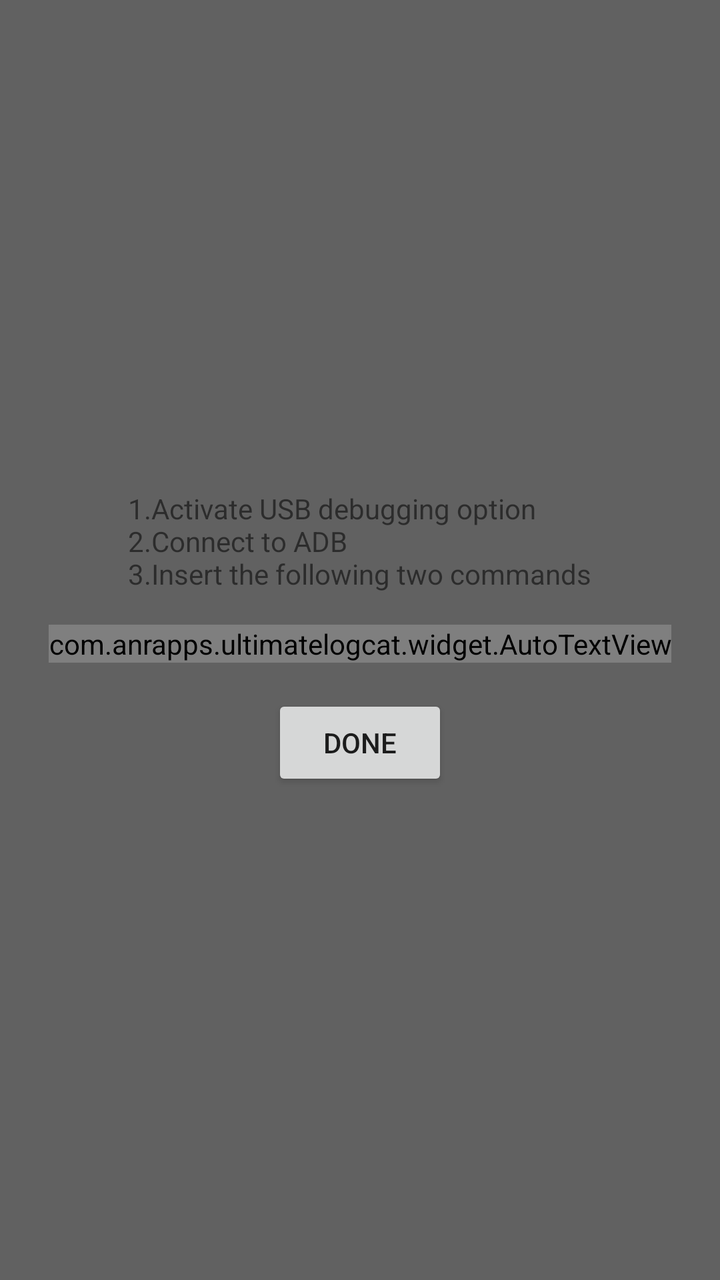
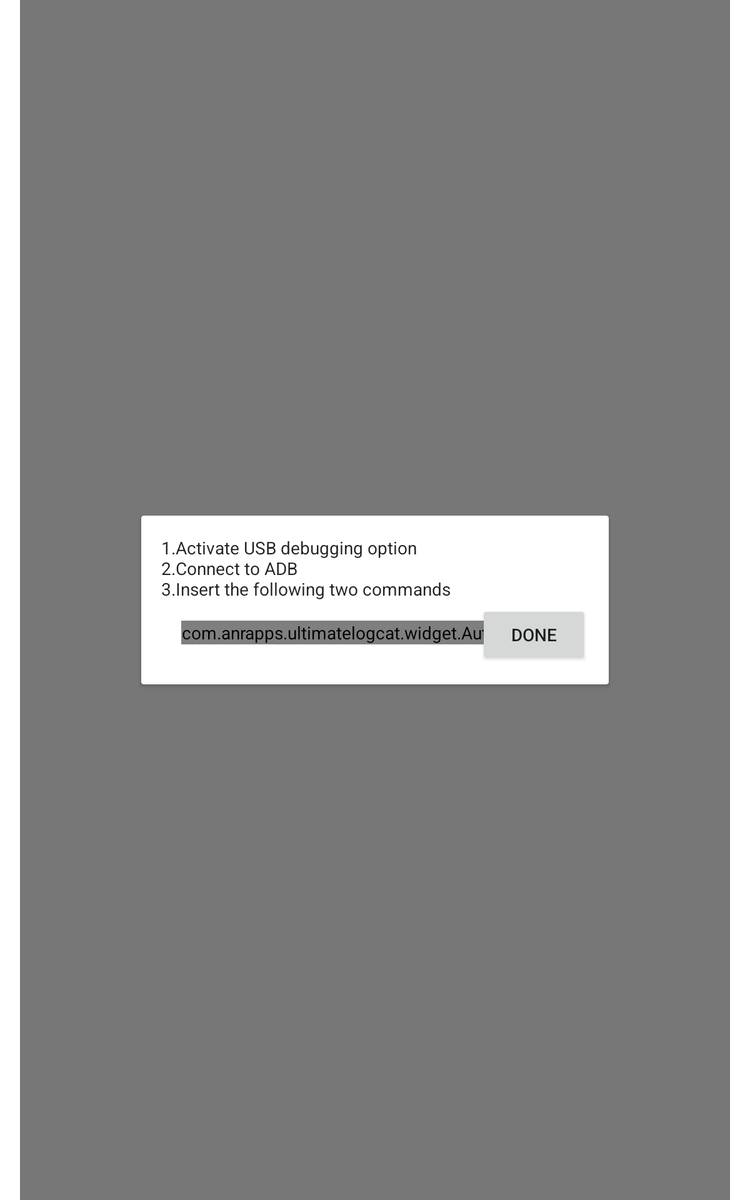

Two renders of one Android screen. The first uses the default layout on a phone; the second uses the alternative layout the repository ships for a different screen configuration, on a matching device. The two XML files are below.
<!-- AndroidManifest.xml: application theme AppTheme -->
<!-- res/layout/fragment_wizard.xml -->
<?xml version="1.0" encoding="utf-8"?>
<LinearLayout
	xmlns:android="http://schemas.android.com/apk/res/android"
	android:layout_width="fill_parent"
	android:layout_height="fill_parent"
	android:orientation="vertical"
	android:gravity="center"
	android:background="@color/theme_primary_light">
	

	<TextView
		android:layout_height="wrap_content"
		android:layout_width="wrap_content"
		android:text="@string/text_adb_steps"/>
	
	<com.anrapps.ultimatelogcat.widget.AutoTextView
		android:id="@+id/fragment_wizard_autotextview"
		android:layout_width="wrap_content"
		android:layout_height="wrap_content"
		android:fontFamily="monospace"
		android:layout_margin="16dp" />

	<Button
		android:layout_height="wrap_content"
		android:layout_width="wrap_content"
		android:text="@string/done"
		android:id="@+id/fragmentwizardButton1"/>

</LinearLayout>
<!-- resources referenced by this layout -->
<resources>
  <color name="theme_primary_light">#616161</color>
  <string name="done">Done</string>
  <string name="text_adb_steps">1.Activate USB debugging option\n2.Connect to ADB\n3.Insert the following two commands</string>
  <!-- from res/values-v21/ -->
  <style name="AppTheme" parent="AppTheme.Base">
          <item name="android:navigationBarColor">?colorPrimaryDark</item>
          <item name="android:statusBarColor">?colorPrimaryDark</item>
      </style>
  <style name="AppTheme.Base" parent="Theme.AppCompat.Light.DarkActionBar">
  
          <item name="colorPrimary">@color/theme_primary</item>
          <item name="colorPrimaryDark">@color/theme_primary_dark</item>
          <item name="colorAccent">@color/theme_accent</item>
  				
          <item name="android:windowContentOverlay">@null</item>
          <item name="android:windowBackground">@android:color/white</item>
  		
  		
          <item name="windowActionBar">false</item>
          <item name="android:windowNoTitle">true</item>
  		
      </style>
  <color name="theme_primary">#212121</color>
  <color name="theme_primary_dark">#000000</color>
  <color name="theme_accent">#FF4081</color>
</resources>
<!-- res/layout-large/fragment_wizard.xml (the repository's variant of the layout above) -->
<!-- drawn on a 7-inch tablet held upright -->
<FrameLayout xmlns:android="http://schemas.android.com/apk/res/android"
    android:layout_width="match_parent"
    android:layout_height="match_parent"
	android:background="#88000000"
	android:layout_marginLeft="@dimen/activity_horizontal_margin"
	android:layout_marginRight="@dimen/activity_horizontal_margin">

	<android.support.v7.widget.CardView
		xmlns:card_view="http://schemas.android.com/apk/res-auto"
		android:layout_width="wrap_content"
		android:layout_height="wrap_content"
		card_view:cardCornerRadius="@dimen/cardview_default_radius"
		card_view:cardElevation="@dimen/cardview_default_elevation"
		android:layout_gravity="center" >

		<LinearLayout 
			android:layout_width="match_parent"
			android:layout_height="match_parent"
			android:orientation="vertical"
			android:layout_gravity="center"
			android:paddingLeft="@dimen/activity_horizontal_margin"
			android:paddingTop="@dimen/activity_vertical_margin"
			android:paddingRight="@dimen/activity_horizontal_margin"
			android:paddingBottom="@dimen/activity_vertical_margin">

			<TextView
				android:layout_height="wrap_content"
				android:layout_width="wrap_content"
				android:text="@string/text_adb_steps"
				android:textColor="@color/body_text_1"/>

			<com.anrapps.ultimatelogcat.widget.AutoTextView
				android:id="@+id/fragment_wizard_autotextview"
				android:layout_width="wrap_content"
				android:layout_height="wrap_content"
				android:fontFamily="monospace"
				android:layout_margin="16dp"
				android:textColor="@color/body_text_2"/>

		</LinearLayout>
		
		<Button
			android:layout_height="wrap_content"
			android:layout_width="wrap_content"
			android:text="@string/done"
			android:id="@+id/fragmentwizardButton1" 
			android:layout_gravity="end|bottom"
			android:layout_marginRight="@dimen/activity_horizontal_margin"
			android:layout_marginBottom="@dimen/activity_vertical_margin"/>

	</android.support.v7.widget.CardView>	

</FrameLayout>
<!-- resources referenced by the variant -->
<!-- as a 7-inch tablet held upright resolves them -->
<resources>
  <color name="body_text_1">#de000000</color>
  <color name="body_text_2">#8a000000</color>
  <dimen name="activity_horizontal_margin">16dp</dimen>
  <dimen name="activity_vertical_margin">16dp</dimen>
  <string name="done">Done</string>
  <string name="text_adb_steps">1.Activate USB debugging option\n2.Connect to ADB\n3.Insert the following two commands</string>
  <!-- from res/values-v21/ -->
  <style name="AppTheme" parent="AppTheme.Base">
          <item name="android:navigationBarColor">?colorPrimaryDark</item>
          <item name="android:statusBarColor">?colorPrimaryDark</item>
      </style>
  <style name="AppTheme.Base" parent="Theme.AppCompat.Light.DarkActionBar">
  
          <item name="colorPrimary">@color/theme_primary</item>
          <item name="colorPrimaryDark">@color/theme_primary_dark</item>
          <item name="colorAccent">@color/theme_accent</item>
  				
          <item name="android:windowContentOverlay">@null</item>
          <item name="android:windowBackground">@android:color/white</item>
  		
  		
          <item name="windowActionBar">false</item>
          <item name="android:windowNoTitle">true</item>
  		
      </style>
  <color name="theme_primary">#212121</color>
  <color name="theme_primary_dark">#000000</color>
  <color name="theme_accent">#FF4081</color>
</resources>
